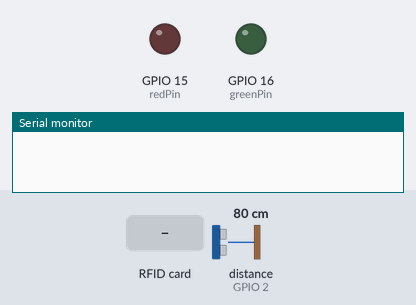
Recording of a sketch running on a simulated ESP8266 (NodeMCU). Parts: output pins drawn as LEDs (lit = HIGH), the last lines printed to the serial monitor. Wiring (inferred from the names in the program): ultrasonic range finder: trigger GPIO 0; echo GPIO 2. The test bench sets the inputs (shaded band); at power-on: distance to the obstacle (sensor on GPIO 2) 80 cm. The echo pulse lasts 58.3 µs per cm; WiFi joins after 1.5 s; servers stay silent unless stated; pins used as bus, display or sensor lines are not drawn.

Above: at 0.0 s.
At 2.7 s:
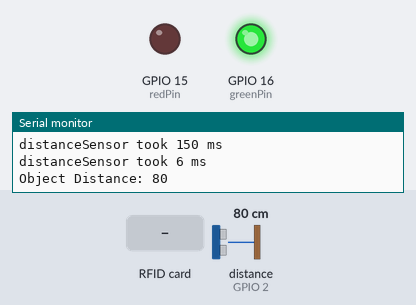
2.8 s: RFID card 5E 7A 19 C4 held to the reader
At 3.8 s:
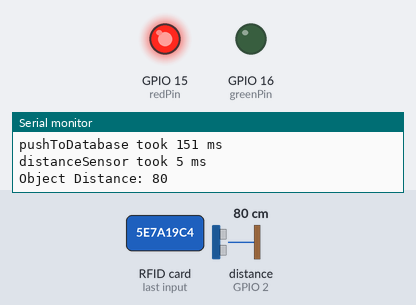
6.3 s: distance to the obstacle (sensor on GPIO 2) set to 2 cm
Timing chart, 0 to 9.3 s (numbered marks = the images above; inputs shaded):
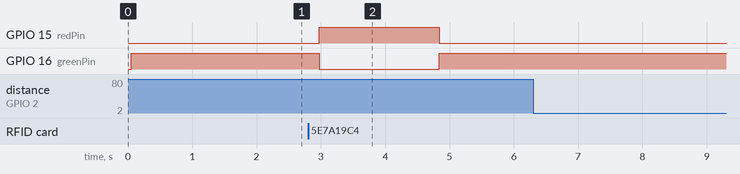

The sketch:

actuation.ino
```cpp
#include <SPI.h>
#include <MFRC522.h>
#include <ESP8266WiFi.h>
#include <FirebaseESP8266.h>
#include <Arduino.h>
#include <ESP_Mail_Client.h>

// Email Services
#define SMTP_HOST "smtp.gmail.com"
#define SMTP_PORT 465
#define AUTHOR_EMAIL "teo909714@gmail.com"
#define AUTHOR_PASSWORD "knft iqdy zaoe phxl"
#define RECIPIENT_EMAIL "theo.pratnau@gmail.com"
SMTPSession smtp;


// Create MFRC522 instance
#define RST_PIN 3
#define SS_PIN 4
MFRC522 mfrc522(SS_PIN, RST_PIN);

// Ultrasonic sensor
int trigPin = 0;  // Trigger
int echoPin = 2;  // Echo

long duration, cm, inches;

// RGB LED
int redPin = 15;
int greenPin = 16;

bool lastLightState = true; // Assuming the light starts in the 'green' state

FirebaseData fbdo;
FirebaseJson json;
FirebaseConfig firebaseConfig;
FirebaseAuth firebaseAuth;

bool isObjThere = false; // Flag to track if object is near
unsigned long cardRemovedTime = -9999999999; // Timestamp of when the card was removed
// const unsigned long cardRemovedInterval = 900000; // 15 minutes in milliseconds
const unsigned long cardRemovedInterval = 1000*60; // 1 minutes in milliseconds

unsigned long lastObjectCheck = 0; // Variable to store the last time RFID was checked
float objectDetectionInterval = 1000; // Timer interval in milliseconds

// States of the system
bool cardPresent = false; // Current state of card presence
bool cardPresentPrev = true; // Previous state of card presence
bool timerExpired = true; // Flag to indicate timer expiration
bool objectDetected = false; // Flag to indicate object detection
long objectDistance = 1.0;
long previousObjectDistance = 1000; // Arbitrary high value to start

String cardValue = "";

int absentCounter = 0;             // Counter for consecutive absences of the card
const int absentThreshold = 50;     // Threshold for considering the card as removed

// Replace with your network credentials
const char* ssid = "iphone5";
const char* password = "mejdimej";

// Replace with your Firebase project details
const char* FIREBASE_HOST = "siot-16d63-default-rtdb.europe-west1.firebasedatabase.app";
const char* API_KEY = "AIzaSyBajN795iPI-_xAKalgH1MEzX74z6OImbM";

// Firebase authentication
const char* USER_EMAIL = "theo.pratnau@gmail.com";
const char* USER_PASSWORD = "123456";

#define SEAT_NUMBER 2
String seatPath = "Seats/" + String(SEAT_NUMBER);

Session_Config config;
void smtpCallback(SMTP_Status status);

unsigned long startMillis;

void printElapsedTime(const String &operation) {
  unsigned long elapsed = millis() - startMillis;
  Serial.print(operation + " took ");
  Serial.print(elapsed);
  Serial.println(" ms");
}

void setup() {
  Serial.begin(115200);
  while (!Serial);

  // RFID
  SPI.begin();
  mfrc522.PCD_Init();
  delay(4);
  mfrc522.PCD_DumpVersionToSerial();

  // Ultrasonic Sensor
  pinMode(trigPin, OUTPUT);
  pinMode(echoPin, INPUT);

  // RGB LED
  pinMode(redPin, OUTPUT);
  pinMode(greenPin, OUTPUT);
  setColor(0, 255, 0);  // Green Color

  // Connect to WiFi
  WiFi.begin(ssid, password);
  while (WiFi.status() != WL_CONNECTED) {
    delay(500);
    Serial.print(".");
  }
  Serial.print("Connected with IP: ");
  Serial.println(WiFi.localIP());

  smtp.callback(smtpCallback);

  // SMTP Configuration
  config.server.host_name = SMTP_HOST;
  config.server.port = SMTP_PORT;
  config.login.email = AUTHOR_EMAIL;
  config.login.password = AUTHOR_PASSWORD;
  config.login.user_domain = "";

   /* Connect to the server */
  if (!smtp.connect(&config)){
    ESP_MAIL_PRINTF("Connection error, Status Code: %d, Error Code: %d, Reason: %s", smtp.statusCode(), smtp.errorCode(), smtp.errorReason().c_str());
    return;
  }

  if (!smtp.isLoggedIn()){
    Serial.println("\nNot yet logged in.");
  }
  else{
    if (smtp.isAuthenticated())
      Serial.println("\nSuccessfully logged in.");
    else
      Serial.println("\nConnected with no Auth.");
  }

  // Assign the project host and api key
  firebaseConfig.host = FIREBASE_HOST;
  firebaseConfig.api_key = API_KEY;

  // Assign the user sign in credentials
  firebaseAuth.user.email = USER_EMAIL;
  firebaseAuth.user.password = USER_PASSWORD;

  // Initialize the library with the Firebase authentication and config.
  Firebase.begin(&firebaseConfig, &firebaseAuth);
}

String readRFID() {
  startMillis = millis();
  String uidString = "";
  for (byte i = 0; i < mfrc522.uid.size; i++) {
    uidString += mfrc522.uid.uidByte[i] < 0x10 ? " 0" : " ";
    uidString += String(mfrc522.uid.uidByte[i], HEX);
  }
  uidString.toUpperCase(); // Convert to uppercase
  printElapsedTime("readRFID");
  return uidString;
}

long distanceSensor() {
  startMillis = millis();
  digitalWrite(trigPin, LOW);
  delayMicroseconds(5);
  digitalWrite(trigPin, HIGH);
  delayMicroseconds(10);
  digitalWrite(trigPin, LOW);

  pinMode(echoPin, INPUT);
  duration = pulseIn(echoPin, HIGH);

  // Convert the time into a distance
  cm = (duration / 2) / 29.1;

  printElapsedTime("distanceSensor");
  return cm;
}

void setColor(int redValue, int greenValue, int blueValue) {
  analogWrite(redPin, redValue);
  analogWrite(greenPin, greenValue);
}

void pushToDatabase(String event, String cardVal = "") {
    startMillis = millis();
    FirebaseJson json;
    json.set("event", event);
    json.set("timestamp/.sv", "timestamp");

    // Add cardUID only if it's provided (i.e., not an empty string)
    if (cardVal != "") {
        json.set("cardUID", cardVal);
    }

    if (Firebase.pushJSON(fbdo, seatPath, json)) {
        Serial.println("Pushed JSON Successfully: " + event);
    } else {
        Serial.println("Failed to Push JSON: " + event);
        Serial.println(fbdo.errorReason());
    }
  printElapsedTime("distanceSensor");
}

void updateLightStateInDB(bool lightState) {
    startMillis = millis();
    FirebaseJson json;
    String state = lightState ? "Green" : "Red"; // Convert boolean to string
    json.set("lightState", state); // Set the "lightState" field

    if (Firebase.updateNode(fbdo, seatPath, json)) {
        Serial.println("Updated light state successfully: " + state);
    } else {
        Serial.println("Failed to update light state: " + state);
        Serial.println(fbdo.errorReason());
    }
    printElapsedTime("pushToDatabase");
}

void sendEmail(const String &subject, const String &message) {
    startMillis = millis();
    SMTP_Message mail;
    mail.sender.name = F("ESP");
    mail.sender.email = AUTHOR_EMAIL;
    mail.subject = subject;
    mail.addRecipient(F("Recipient Name"), RECIPIENT_EMAIL);
    mail.text.content = message.c_str();
    mail.text.charSet = "us-ascii";
    mail.text.transfer_encoding = Content_Transfer_Encoding::enc_7bit;

    // Ensure SMTP session is connected
    if (!smtp.connect(&config)) {
        Serial.println("Connection error: " + smtp.errorReason());
        return;
    }

    // Check if logged in
    if (!smtp.isLoggedIn()) {
        Serial.println("SMTP not logged in");
        return;
    }

    if (!MailClient.sendMail(&smtp, &mail)) {
        Serial.println("Error sending Email: " + smtp.errorReason());
    }

    // Optionally, disconnect the SMTP session after sending the email
    smtp.closeSession();
    printElapsedTime("sendEmail");
}

/* Callback function to get the Email sending status */
void smtpCallback(SMTP_Status status){
  /* Print the current status */
  Serial.println(status.info());

  /* Print the sending result */
  if (status.success()){
    // ESP_MAIL_PRINTF used in the examples is for format printing via debug Serial port
    // that works for all supported Arduino platform SDKs e.g. AVR, SAMD, ESP32 and ESP8266.
    // In ESP8266 and ESP32, you can use Serial.printf directly.

    Serial.println("----------------");
    ESP_MAIL_PRINTF("Message sent success: %d\n", status.completedCount());
    ESP_MAIL_PRINTF("Message sent failed: %d\n", status.failedCount());
    Serial.println("----------------\n");

    for (size_t i = 0; i < smtp.sendingResult.size(); i++)
    {
      /* Get the result item */
      SMTP_Result result = smtp.sendingResult.getItem(i);

      // In case, ESP32, ESP8266 and SAMD device, the timestamp get from result.timestamp should be valid if
      // your device time was synched with NTP server.
      // Other devices may show invalid timestamp as the device time was not set i.e. it will show Jan 1, 1970.
      // You can call smtp.setSystemTime(xxx) to set device time manually. Where xxx is timestamp (seconds since Jan 1, 1970)

      ESP_MAIL_PRINTF("Message No: %d\n", i + 1);
      ESP_MAIL_PRINTF("Status: %s\n", result.completed ? "success" : "failed");
      ESP_MAIL_PRINTF("Date/Time: %s\n", MailClient.Time.getDateTimeString(result.timestamp, "%B %d, %Y %H:%M:%S").c_str());
      ESP_MAIL_PRINTF("Recipient: %s\n", result.recipients.c_str());
      ESP_MAIL_PRINTF("Subject: %s\n", result.subject.c_str());
    }
    Serial.println("----------------\n");

    // You need to clear sending result as the memory usage will grow up.
    smtp.sendingResult.clear();
  }
}

bool setGreen = true; // Flag to determine if the LED should be green

void loop() {

  cardValue = "";
  bool isNewCardPresent = mfrc522.PICC_IsNewCardPresent();
  bool isCardRead = mfrc522.PICC_ReadCardSerial();

  if (isNewCardPresent && isCardRead) {
      absentCounter = 0; // Reset the absent counter
      if (!cardPresent) {
          // Card added
          cardPresent = true;
          Serial.print("Card added. UID: ");
          cardValue = readRFID();
          Serial.println(cardValue);
      }
      setGreen = false;
  } else {
      absentCounter++;
      if (cardPresent && absentCounter >= absentThreshold) {
          // Card removed
          cardPresent = false;
          Serial.println("Card removed.");
          cardRemovedTime = millis();
      }
  }

    if (millis() - lastObjectCheck > objectDetectionInterval) {
        // checkRFID();
        lastObjectCheck = millis(); // Update the last check time

        objectDistance = distanceSensor();
        isObjThere = objectDistance <= 60;

        // Check for object addition
        if (previousObjectDistance > 60 && objectDistance <= 60) {
            Serial.println("Object added.");
            pushToDatabase("Object Added");

            // setColor(255, 0, 0); // Red Color
            setGreen = false; // Set LED to red (or any other color to indicate object addition)
        }

        previousObjectDistance = objectDistance;

        Serial.print("Object Distance: ");
        Serial.println(objectDistance);
    }

    // Check card presence state change
    if (cardPresent != cardPresentPrev) {
        pushToDatabase(cardPresent ? "Card Placed" : "Card Removed", cardValue);
        cardPresentPrev = cardPresent;
    }

    // Handle timer expiration
    if (!cardPresent && isObjThere) {
        if (millis() - cardRemovedTime > cardRemovedInterval){
            setGreen = true; // Set LED to green

            if (!timerExpired) {
                timerExpired = true;
                pushToDatabase("Timer Expired");

                String emailTxt = "The timer on seat " + String(SEAT_NUMBER) + " has expired.";
                const char* emailText = emailTxt.c_str();

                sendEmail("Timer Expired", emailTxt);
            }
        } else {
            // setColor(255, 0, 0); // Red Color
            setGreen = false;
            timerExpired = false;
        }
    }

    // Set the LED color to green when there's no card and no object
    if (!cardPresent && !isObjThere) {
        setGreen = true;
        cardRemovedTime = -9999999999;

        if (objectDetected) {
            objectDetected = false;
            pushToDatabase("Object Removed");

            setGreen = true; // Set LED to green
        }
    } else {
        objectDetected = true;
    }


    // Set the LED color
    if (setGreen) {
        setColor(0, 255, 0); // Green Color
    } else {
        setColor(255, 0, 0); // Red Color
    }
     // Check if the light state has changed
    if (setGreen != lastLightState) {
        // Update the new state in the database
        updateLightStateInDB(setGreen);

        // Update the last light state
        lastLightState = setGreen;
    }
}
```

firebase_functionality.ino
```cpp

```

sensing.ino
```cpp

```

Measured:
- after the input at 2.8 s, GPIO 15 (redPin): LOW → HIGH after 0.17 s, → LOW 1.9 s later; GPIO 16 (greenPin): HIGH → LOW after 0.17 s, → HIGH 1.9 s later
